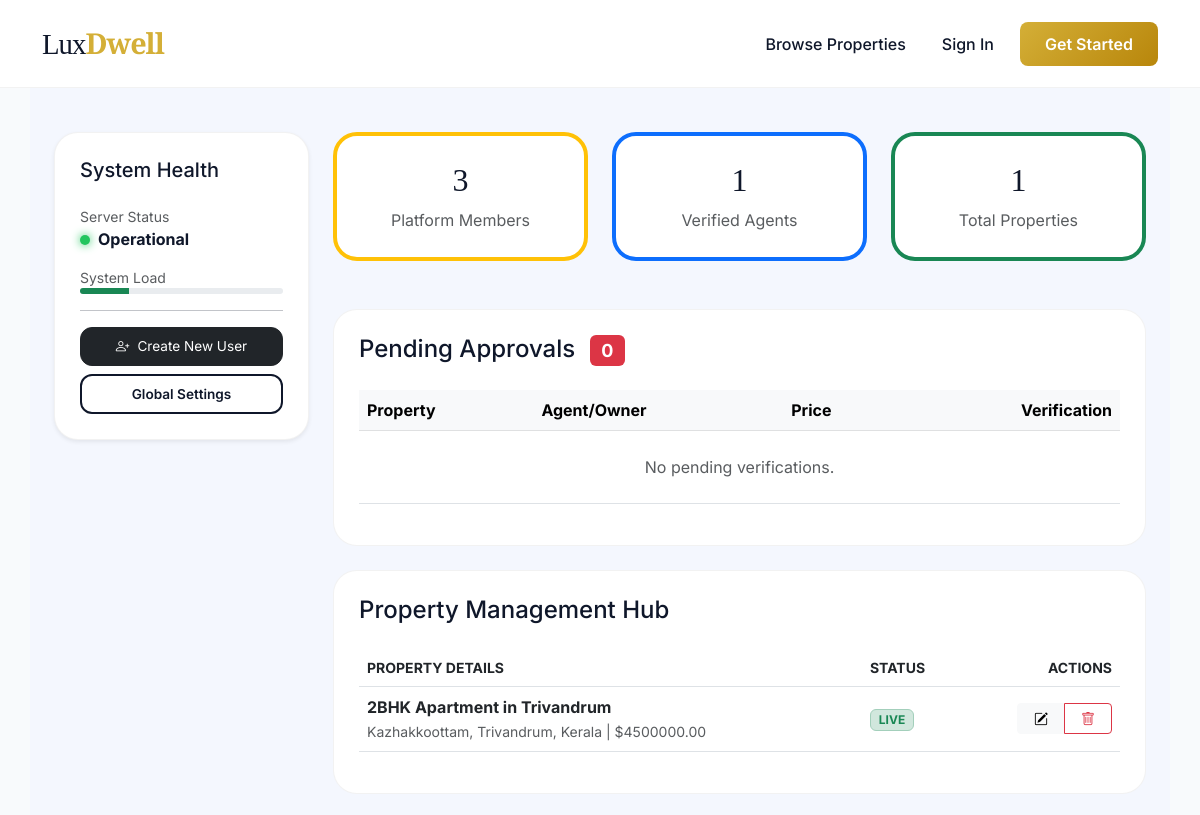
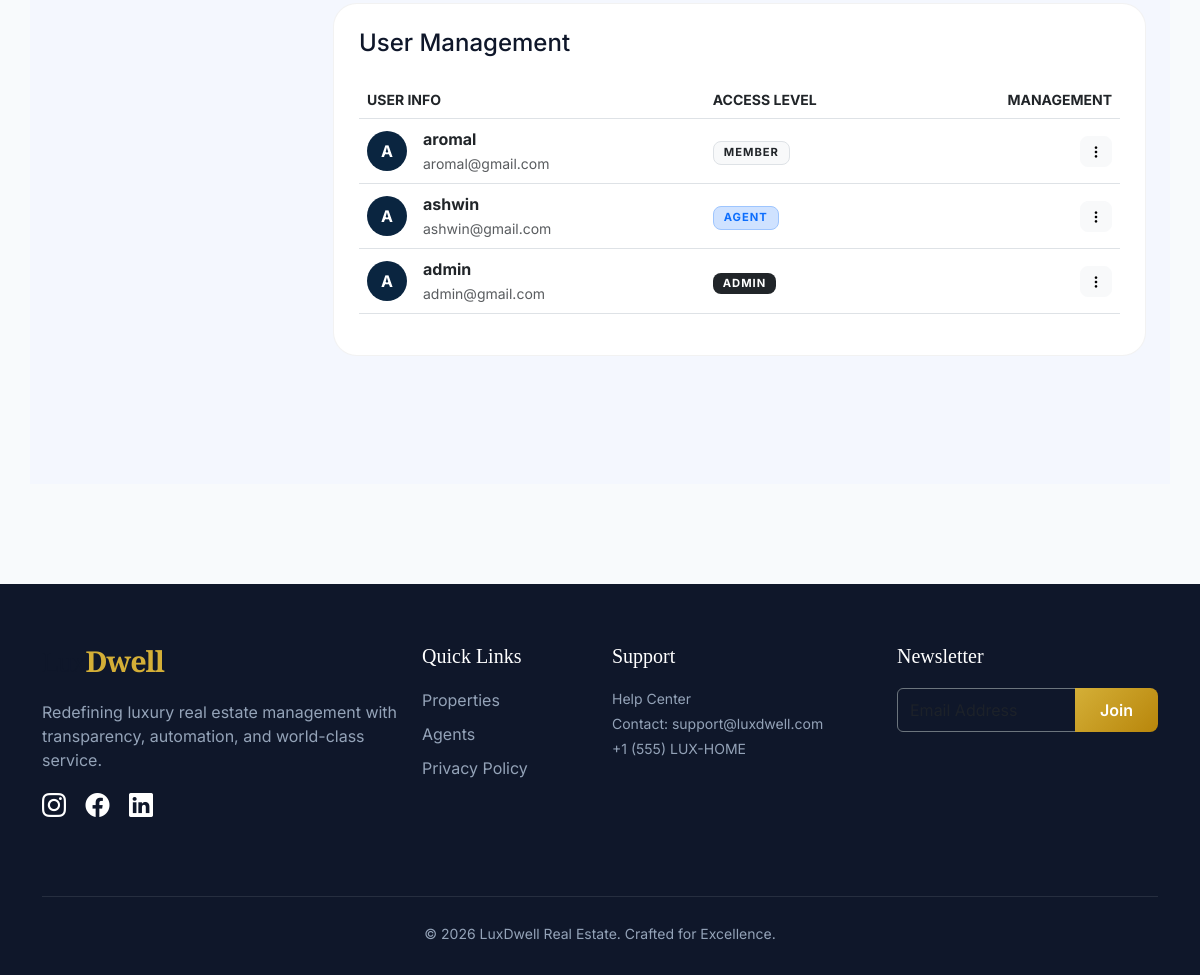
/admin-portal/, run on the app's committed database (2 pictures, top to bottom).
### core/models.py (models this page shows, shortened)
class Property(models.Model):
    STATUS_CHOICES = [
        ('Available', 'Available'),
        ('Sold', 'Sold'),
        ('Rented', 'Rented'),
        ('Pending Approval', 'Pending Approval'),
    ]
    title = models.CharField(max_length=200)
    description = models.TextField()
    location = models.CharField(max_length=100)
    price = models.DecimalField(max_digits=12, decimal_places=2)
    property_type = models.CharField(max_length=50)
    image = models.ImageField(upload_to='properties/', default='default.jpg')
    panorama_360 = models.ImageField(upload_to='panoramas/', null=True, blank=True, help_text="Upload an equirectangular 360-degree image")
    status = models.CharField(max_length=20, choices=STATUS_CHOICES, default='Available')
    ddress = models.CharField(max_length=255, null=True, blank=True)
    map_url = models.URLField(max_length=500, null=True, blank=True, help_text="Link from Google Maps")
    owner = models.ForeignKey(User, on_delete=models.CASCADE, related_name='owned_properties', null=True, blank=True)
    agent = models.ForeignKey(User, on_delete=models.SET_NULL, related_name='managed_listings', null=True, blank=True)
    is_approved = models.BooleanField(default=False)

### core/views.py (the view)
# urls.py: path('admin-portal/', views.custom_admin, name='custom_admin'),
def custom_admin(request):
    total_users = User.objects.count()
    agents_count = User.objects.filter(profile__role='agent').count()
    total_listings = Property.objects.count()
    pending_properties = Property.objects.filter(is_approved=False)
    all_properties = Property.objects.all()
    recent_users = User.objects.all().order_by('-date_joined')[:10] # Show last 10
    context = {
        'total_users': total_users,
        'agents_count': agents_count,
        'total_listings': total_listings,
        'pending_properties': pending_properties,
        'all_properties': all_properties,
        'recent_users': recent_users,
    }
    return render(request, 'core/admin_portal.html', context)

### core/templates/core/admin_portal.html (shortened to what this page needs)
{% extends 'core/base.html' %}
{% block content %}
<div class="container-fluid py-4 fade-in">
    <div class="row">
        <div class="col-lg-3">
            <div class="glass-card shadow-sm">
                <h5 class="mb-4 font-playfair">System Health</h5>
                <div class="mb-3">
                    <small class="text-muted d-block">Server Status</small>
                    <span class="status-indicator status-online"></span><strong>Operational</strong>
                </div>
                <div class="mb-3">
                    <small class="text-muted d-block">System Load</small>
                    <div class="progress" style="height: 6px;">
                        <div class="progress-bar bg-success" style="width: 24%"></div>
                    </div>
                </div>
                <hr>
                <div class="d-grid gap-2">
                    <a href="{% url 'admin_add_user' %}" class="btn btn-dark action-btn">
                        <i class="bi bi-person-plus me-2"></i>Create New User
                    </a>
                    <a href="/admin/" class="btn btn-outline-navy action-btn">Global Settings</a>
                </div>
            </div>
        </div>
        <div class="col-lg-9">
            <div class="row g-4 mb-4">
                <div class="col-md-4">
                    <div class="glass-card text-center border-bottom border-warning border-4">
                        <h2 class="stat-number">{{ total_users }}</h2>
                        <p class="text-muted mb-0">Platform Members</p>
                    </div>
                </div>
                <div class="col-md-4">
                    <div class="glass-card text-center border-bottom border-primary border-4">
                        <h2 class="stat-number">{{ agents_count }}</h2>
                        <p class="text-muted mb-0">Verified Agents</p>
                    </div>
                </div>
                <div class="col-md-4">
                    <div class="glass-card text-center border-bottom border-success border-4">
                        <h2 class="stat-number">{{ total_listings }}</h2>
                        <p class="text-muted mb-0">Total Properties</p>
                    </div>
                </div>
            </div>
            <div class="glass-card mb-4">
                <div class="d-flex justify-content-between align-items-center mb-4">
                    <h4 class="m-0 font-playfair">Pending Approvals <span class="badge bg-danger ms-2">{{ pending_properties.count }}</span></h4>
                </div>
                <div class="table-responsive">
                    <table class="table align-middle">
                        <thead class="table-light">
                            <tr>
                                <th>Property</th>
                                <th>Agent/Owner</th>
                                <th>Price</th>
                                <th class="text-end">Verification</th>
                            </tr>
                        </thead>
                        <tbody>
                            {% for prop in pending_properties %}
                            <tr>
                                <td><strong>{{ prop.title }}</strong></td>
                                <td>{{ prop.owner.username }}</td>
                                <td>${{ prop.price }}</td>
                                <td class="text-end">
                                    <a href="{% url 'approve_property' prop.id %}" class="btn btn-success btn-sm rounded-pill px-3 me-1">
                                        <i class="bi bi-check-lg"></i> Approve
                                    </a>
                                    <a href="{% url 'reject_property' prop.id %}" class="btn btn-outline-danger btn-sm rounded-pill px-3">
                                        <i class="bi bi-x-lg"></i> Reject
                                    </a>
                                </td>
                            </tr>
                            {% empty %}
                            <tr><td colspan="4" class="text-center py-4 text-muted">No pending verifications.</td></tr>
                            {% endfor %}
                        </tbody>
                    </table>
                </div>
            </div>
            <div class="glass-card mb-4">
                <div class="d-flex justify-content-between align-items-center mb-4">
                    <h4 class="m-0 font-playfair">Property Management Hub</h4>
                </div>
                <div class="table-responsive">
                    <table class="table align-middle">
                        <thead class="small text-uppercase text-muted">
                            <tr>
                                <th>Property Details</th>
                                <th>Status</th>
                                <th class="text-end">Actions</th>
                            </tr>
                        </thead>
                        <tbody>
                            {% for prop in all_properties %}
                            <tr>
                                <td>
                                    <div class="fw-bold">{{ prop.title }}</div>
                                    <small class="text-muted">{{ prop.location }} | ${{ prop.price }}</small>
                                </td>
                                <td>
                                    {% if prop.is_approved %}
                                        <span class="badge bg-success-subtle text-success border border-success-subtle">LIVE</span>
                                    {% else %}
                                        <span class="badge bg-warning-subtle text-warning border border-warning-subtle">PENDING</span>
                                    {% endif %}
                                </td>
                                <td class="text-end">
                                    <div class="btn-group">
                                        <a href="{% url 'admin_edit_property' prop.id %}" class="btn btn-light btn-sm px-3">
                                            <i class="bi bi-pencil-square"></i>
                                        </a>
                                        <a href="{% url 'delete_property' prop.id %}"
                                           class="btn btn-outline-danger btn-sm px-3"
                                           onclick="return confirm('Delete this property permanently?');">
                                            <i class="bi bi-trash"></i>
                                        </a>
                                    </div>
                                </td>
                            </tr>
                            {% endfor %}
                        </tbody>
                    </table>
                </div>
            </div>
            <div class="glass-card">
                <h4 class="mb-4 font-playfair">User Management</h4>
                <div class="table-responsive">
                    <table class="table">
                        <thead class="small text-uppercase text-muted">
                            <tr>
                                <th>User Info</th>
                                <th>Access Level</th>
                                <th class="text-end">Management</th>
                            </tr>
                        </thead>
                        <tbody>
                            {% for user in recent_users %}
                            <tr class="align-middle">
                                <td>
                                    <div class="d-flex align-items-center">
                                        <div class="bg-navy text-white rounded-circle p-2 me-3" style="width:40px;height:40px;text-align:center; font-weight: bold;">
                                            {{ user.username|first|upper }}
                                        </div>
                                        <div>
                                            <div class="fw-bold">{{ user.username }}</div>
                                            <small class="text-muted">{{ user.email }}</small>
                                        </div>
                                    </div>
                                </td>
                                <td>
                                    {% if user.profile.role == 'agent' %}
                                        <span class="badge bg-primary-subtle text-primary border border-primary-subtle badge-role">AGENT</span>
                                    {% elif user.is_staff %}
                                        <span class="badge bg-dark text-white badge-role">ADMIN</span>
                                    {% else %}
                                        <span class="badge bg-light text-dark border badge-role">MEMBER</span>
                                    {% endif %}
                                </td>
                                <td class="text-end">
                                    <div class="dropdown">
                                        <button class="btn btn-light btn-sm rounded-3" data-bs-toggle="dropdown">
                                            <i class="bi bi-three-dots-vertical"></i>
                                        </button>
                                    </div>
                                </td>
                            </tr>
                            {% endfor %}
                        </tbody>
                    </table>
                </div>
            </div>
        </div>
    </div>
</div>
{% endblock %}

### core/templates/core/base.html (style rules this page uses)
:root { --primary-gold: #D4AF37; --dark-navy: #0F172A; --soft-gray: #F8FAFC; --accent-gold: #B8860B; --glass: rgba(255, 255, 255, 0.95); }
body { font-family: 'Inter', sans-serif; background-color: var(--soft-gray); color: var(--dark-navy); overflow-x: hidden; }
h1, h2, h3, .navbar-brand { font-family: 'Playfair Display', serif; }
.btn-outline-navy { border: 2px solid var(--dark-navy); color: var(--dark-navy); font-weight: 600; border-radius: 8px; padding: 8px 20px; }
.fade-in { animation: fadeIn 0.8s ease-in; }

### core/templates/core/admin_portal.html (style rules this page uses)
:root { --admin-bg: #f4f7fe; --navy: #0a2540; }
.glass-card { background: white; border-radius: 24px; border: 1px solid rgba(0,0,0,0.05); padding: 25px; margin-bottom: 24px; transition: transform 0.2s; }
.status-indicator { width: 10px; height: 10px; border-radius: 50%; display: inline-block; margin-right: 8px; }
.status-online { background: #22c55e; box-shadow: 0 0 10px #22c55e; }
.action-btn { padding: 8px 16px; border-radius: 12px; font-size: 0.85rem; transition: 0.3s; }
.badge-role { font-size: 0.7rem; letter-spacing: 1px; padding: 5px 10px; border-radius: 8px; }
.bg-navy { background-color: var(--navy); }

### data on the page
Property: title "2BHK Apartment in Trivandrum", location "Kazhakkoottam, Trivandrum, Kerala", price "4500000.00", is_approved "LIVE"

### other printed values
{{ total_users }} "3"
{{ agents_count }} "1"
{{ total_listings }} "1"
{{ pending_properties.count }} "0"
{{ user.username|first|upper }} "A"
{{ user.username }} "aromal"
{{ user.email }} "aromal@gmail.com"
{{ user.username }} "ashwin"
{{ user.email }} "ashwin@gmail.com"
{{ user.username }} "admin"
{{ user.email }} "admin@gmail.com"
